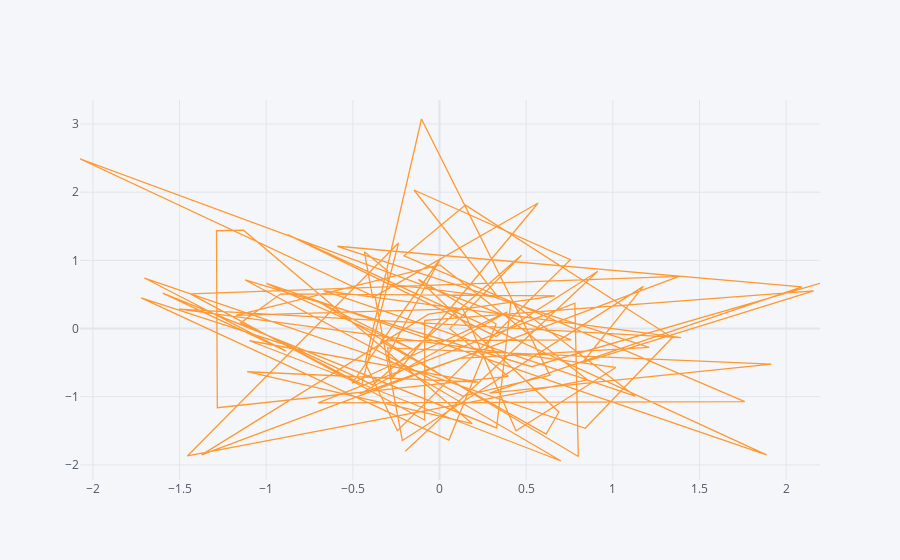

The cell this chart's notebook holds for it:
### Code cell
df.iplot(x = "A" , y = "B")
